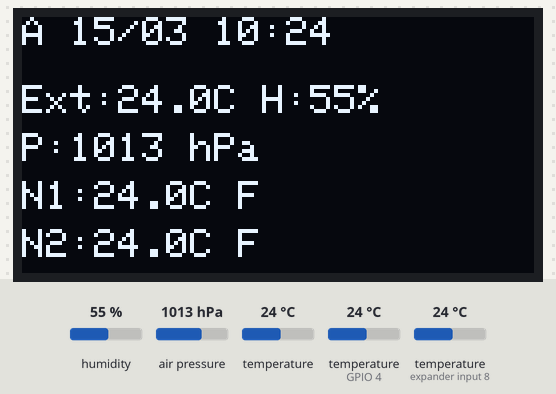
The sketch below on a simulated ESP32. Parts: 128×64 one-colour display. Inputs (shaded band) come from the test bench; at power-on: temperature (sensors on GPIO 4, expander input 8) 24 °C, humidity 55 %, air pressure 1013 hPa, temperature 24 °C. The local clock reads 2024-03-15 10:24:30 at power-on unless the sketch sets it; storage starts empty; what the sketch prints to the serial monitor is not drawn.

Above: at 6.6 s.
6.7 s: temperature (sensor on GPIO 4) set to 33 °C
At 9.0 s:
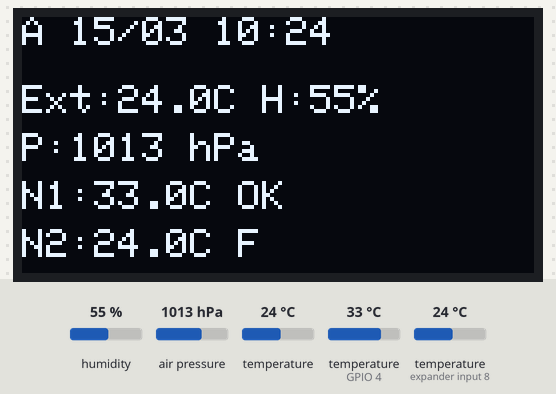
9.7 s: temperature (sensor on expander input 8) set to 31.1 °C
At 11.7 s:
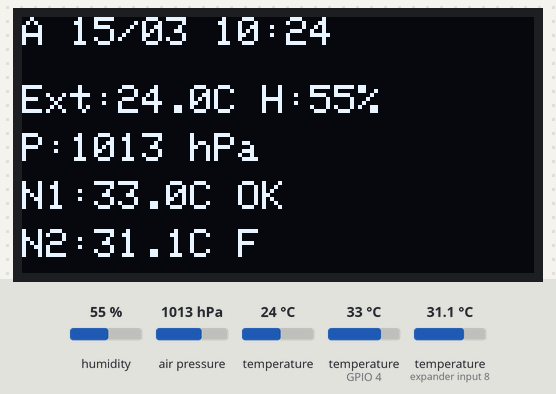
12.1 s: temperature (sensor on expander input 8) set to 32.3 °C
At 13.1 s:
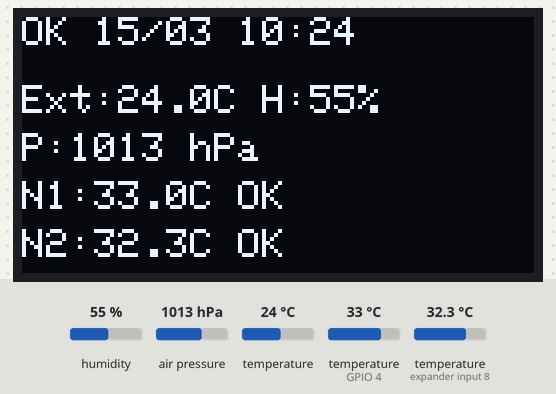
14.5 s: humidity set to 22 %
At 17.3 s:
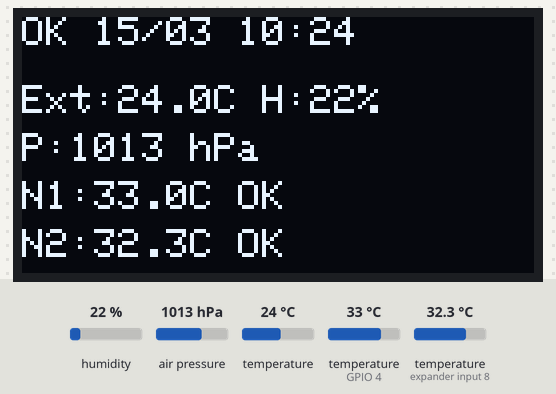
17.7 s: temperature (sensor on GPIO 4) set to 35.9 °C
At 18.8 s:
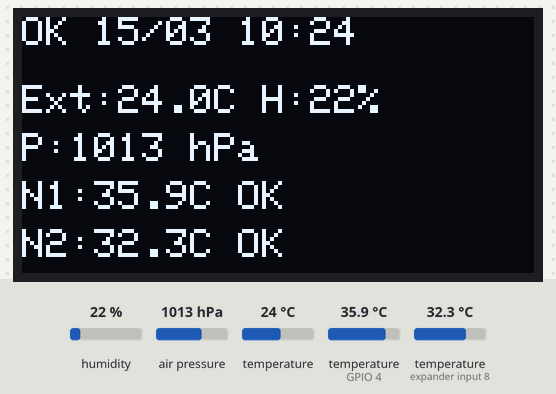
20.1 s: temperature (sensor on GPIO 4) set to 37 °C
At 21.7 s:
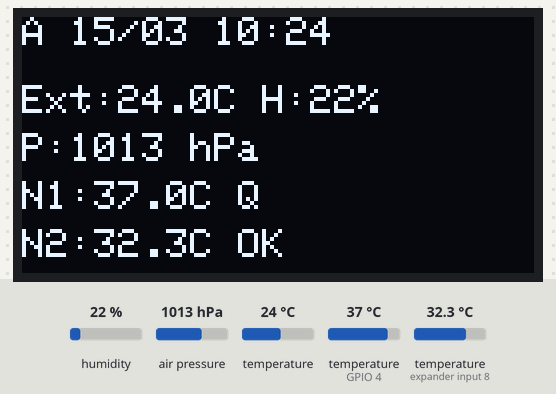
Timing chart, 0 to 23.2 s (numbered marks = the images above; inputs shaded):
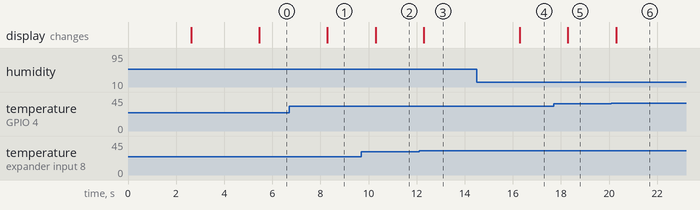

Measured:
- the behaviour switches between 31.9 and 32 °C on temperature (sensor on expander input 8) (found by bisection; images 2 and 3)
- the behaviour switches between 36.5 and 36.6 °C on temperature (sensor on GPIO 4) (found by bisection; images 5 and 6)
- after the input at 6.7 s, the display: changes after 1.6 s (image 1)
- after the input at 9.7 s, the display: changes after 0.59 s (image 2)
- after the input at 12.1 s, the display: changes after 0.19 s (image 3)
- after the input at 14.5 s, the display: changes after 1.8 s (image 4)
- after the input at 17.7 s, the display: changes after 0.59 s (image 5)
- after the input at 20.1 s, the display: changes after 0.19 s (image 6)

The sketch:

colemias_cartaosd.ino
```cpp
#include <Wire.h>
#include <SPI.h>
#include <SD.h>

#include <Adafruit_Sensor.h>
#include <Adafruit_BME280.h>
#include <Adafruit_GFX.h>
#include <Adafruit_SSD1306.h>

#include <OneWire.h>
#include <DallasTemperature.h>

#include "RTClib.h"

// =====================================================
// PINOS
// =====================================================

// I2C: OLED + BME280 + RTC DS3231
#define SDA_PIN 21
#define SCL_PIN 22

// Barramento OneWire para as duas sondas DS18B20
#define ONE_WIRE_BUS 4

// Leitor microSD por SPI
#define SD_CS   27
#define SD_SCK  18
#define SD_MISO 19
#define SD_MOSI 23

// =====================================================
// OLED
// =====================================================

#define SCREEN_WIDTH 128
#define SCREEN_HEIGHT 64
#define OLED_RESET -1

Adafruit_SSD1306 display(
  SCREEN_WIDTH,
  SCREEN_HEIGHT,
  &Wire,
  OLED_RESET
);

// =====================================================
// MÓDULOS
// =====================================================

Adafruit_BME280 bme;
RTC_DS3231 rtc;

OneWire oneWire(ONE_WIRE_BUS);
DallasTemperature sondasNinho(&oneWire);

// =====================================================
// ESTADO DOS MÓDULOS
// =====================================================

bool oledOK = false;
bool bmeOK = false;
bool rtcOK = false;
bool sdOK = false;

// =====================================================
// VARIÁVEIS
// =====================================================

DateTime agora(2000, 1, 1, 0, 0, 0);

float tempExterior = 0.0;
float humidade = 0.0;
float pressao = 0.0;

float tempNinho1 = DEVICE_DISCONNECTED_C;
float tempNinho2 = DEVICE_DISCONNECTED_C;

int totalSondas = 0;

// Limites provisórios para alertas no ninho
const float TEMP_NINHO_MIN = 32.0;
const float TEMP_NINHO_MAX = 36.5;

unsigned long ultimaLeitura = 0;
unsigned long ultimaGravacaoSD = 0;

// OLED e Serial: atualização de 2 em 2 segundos
const unsigned long intervaloLeitura = 2000UL;

// Para teste: gravação de 10 em 10 segundos
// Depois muda para 300000UL para gravar de 5 em 5 minutos
const unsigned long intervaloGravacaoSD = 10000UL;

// =====================================================
// SETUP
// =====================================================

void setup() {
  Serial.begin(115200);
  delay(2000);

  Serial.println();
  Serial.println("================================");
  Serial.println("A iniciar Apiario Tech...");
  Serial.println("================================");

  Wire.begin(SDA_PIN, SCL_PIN);
  delay(500);

  scannerI2C();

  iniciarOLED();
  iniciarBME280();
  iniciarRTC();
  iniciarSondas();
  iniciarSD();

  mostrarResumoInicial();

  lerSensores();
  mostrarSerial();
  mostrarOLED();

  if (sdOK) {
    gravarDadosSD();
    ultimaGravacaoSD = millis();
  }
}

// =====================================================
// LOOP
// =====================================================

void loop() {
  unsigned long tempoAtual = millis();

  if (tempoAtual - ultimaLeitura >= intervaloLeitura) {
    ultimaLeitura = tempoAtual;

    lerSensores();
    mostrarSerial();
    mostrarOLED();
  }

  if (tempoAtual - ultimaGravacaoSD >= intervaloGravacaoSD) {
    ultimaGravacaoSD = tempoAtual;

    gravarDadosSD();
  }
}

// =====================================================
// SCANNER I2C
// =====================================================

void scannerI2C() {
  Serial.println();
  Serial.println("A procurar dispositivos I2C...");

  int encontrados = 0;

  for (byte endereco = 1; endereco < 127; endereco++) {
    Wire.beginTransmission(endereco);
    byte erro = Wire.endTransmission();

    if (erro == 0) {
      Serial.print("Dispositivo encontrado em 0x");

      if (endereco < 16) {
        Serial.print("0");
      }

      Serial.println(endereco, HEX);
      encontrados++;
    }
  }

  if (encontrados == 0) {
    Serial.println("Nenhum dispositivo I2C encontrado.");
  }

  Serial.println("-----------------------------");
}

// =====================================================
// INICIALIZAÇÃO
// =====================================================

void iniciarOLED() {
  Serial.println("A iniciar OLED...");

  oledOK = display.begin(SSD1306_SWITCHCAPVCC, 0x3C);

  if (oledOK) {
    Serial.println("OLED OK.");
  } else {
    Serial.println("ERRO: OLED nao encontrado.");
  }
}

void iniciarBME280() {
  Serial.println("A iniciar BME280...");

  bmeOK = false;

  for (int tentativa = 1; tentativa <= 5; tentativa++) {
    Serial.print("Tentativa BME280 ");
    Serial.print(tentativa);
    Serial.println(" de 5...");

    if (bme.begin(0x76)) {
      Serial.println("BME280 encontrado em 0x76.");
      bmeOK = true;
      break;
    }

    if (bme.begin(0x77)) {
      Serial.println("BME280 encontrado em 0x77.");
      bmeOK = true;
      break;
    }

    delay(500);
  }

  if (!bmeOK) {
    Serial.println("ERRO: BME280 nao encontrado.");
    return;
  }

  bme.setSampling(
    Adafruit_BME280::MODE_FORCED,
    Adafruit_BME280::SAMPLING_X1,
    Adafruit_BME280::SAMPLING_X1,
    Adafruit_BME280::SAMPLING_X1,
    Adafruit_BME280::FILTER_OFF
  );
}

void iniciarRTC() {
  Serial.println("A iniciar RTC DS3231...");

  rtcOK = false;

  for (int tentativa = 1; tentativa <= 5; tentativa++) {
    Serial.print("Tentativa RTC ");
    Serial.print(tentativa);
    Serial.println(" de 5...");

    if (rtc.begin()) {
      rtcOK = true;
      break;
    }

    delay(500);
  }

  if (!rtcOK) {
    Serial.println("ERRO: RTC DS3231 nao encontrado.");
    return;
  }

  Serial.println("RTC DS3231 encontrado.");

  if (rtc.lostPower()) {
    Serial.println("RTC perdeu energia. A acertar data/hora...");
    rtc.adjust(DateTime(F(__DATE__), F(__TIME__)));
  }

  agora = rtc.now();

  Serial.print("Hora atual do RTC: ");
  imprimirDataHoraSerial();
  Serial.println();
}

void iniciarSondas() {
  Serial.println("A iniciar sondas DS18B20...");

  sondasNinho.begin();
  totalSondas = sondasNinho.getDeviceCount();

  Serial.print("Sondas DS18B20 encontradas: ");
  Serial.println(totalSondas);

  if (totalSondas < 2) {
    Serial.println("AVISO: foram encontradas menos de 2 sondas.");
  }
}

void iniciarSD() {
  Serial.println("A iniciar cartao microSD...");

  pinMode(SD_CS, OUTPUT);
  digitalWrite(SD_CS, HIGH);

  SPI.begin(SD_SCK, SD_MISO, SD_MOSI, SD_CS);

  // Frequência reduzida para melhorar estabilidade
  sdOK = SD.begin(SD_CS, SPI, 1000000);

  if (!sdOK) {
    Serial.println("ERRO: cartao microSD nao iniciou.");
    return;
  }

  Serial.println("Cartao microSD iniciado.");

  Serial.print("Tamanho aproximado: ");
  Serial.print(SD.cardSize() / (1024 * 1024));
  Serial.println(" MB");

  if (!SD.exists("/apiario.csv")) {
    File ficheiro = SD.open("/apiario.csv", FILE_WRITE);

    if (!ficheiro) {
      Serial.println("ERRO: nao consegui criar apiario.csv.");
      sdOK = false;
      return;
    }

    ficheiro.println(
      "data,hora,temp_ext_c,humidade_pct,pressao_hpa,"
      "temp_ninho1_c,temp_ninho2_c,estado_ninho1,estado_ninho2"
    );

    ficheiro.close();

    Serial.println("Ficheiro apiario.csv criado.");
  } else {
    Serial.println("Ficheiro apiario.csv ja existente.");
  }
}

// =====================================================
// LEITURA DOS SENSORES
// =====================================================

void lerSensores() {
  if (rtcOK) {
    agora = rtc.now();
  }

  if (bmeOK) {
    bme.takeForcedMeasurement();

    tempExterior = bme.readTemperature();
    humidade = bme.readHumidity();
    pressao = bme.readPressure() / 100.0F;
  }

  totalSondas = sondasNinho.getDeviceCount();

  sondasNinho.requestTemperatures();

  if (totalSondas >= 1) {
    tempNinho1 = sondasNinho.getTempCByIndex(0);
  } else {
    tempNinho1 = DEVICE_DISCONNECTED_C;
  }

  if (totalSondas >= 2) {
    tempNinho2 = sondasNinho.getTempCByIndex(1);
  } else {
    tempNinho2 = DEVICE_DISCONNECTED_C;
  }
}

// =====================================================
// ESTADOS E ALERTAS
// =====================================================

bool leituraNinhoInvalida(float temperatura) {
  return temperatura == DEVICE_DISCONNECTED_C
      || temperatura == -127.0
      || temperatura == 85.0;
}

String estadoTemperatura(float temperatura) {
  if (leituraNinhoInvalida(temperatura)) {
    return "ERRO";
  }

  if (temperatura < TEMP_NINHO_MIN) {
    return "FRIO";
  }

  if (temperatura > TEMP_NINHO_MAX) {
    return "CALOR";
  }

  return "OK";
}

String estadoCurto(float temperatura) {
  String estado = estadoTemperatura(temperatura);

  if (estado == "ERRO") return "ERR";
  if (estado == "FRIO") return "F";
  if (estado == "CALOR") return "Q";

  return "OK";
}

bool temAlertaGeral() {
  return estadoTemperatura(tempNinho1) != "OK"
      || estadoTemperatura(tempNinho2) != "OK";
}

// =====================================================
// SERIAL MONITOR
// =====================================================

void imprimirDoisDigitosSerial(int valor) {
  if (valor < 10) {
    Serial.print("0");
  }

  Serial.print(valor);
}

void imprimirDataHoraSerial() {
  imprimirDoisDigitosSerial(agora.day());
  Serial.print("/");

  imprimirDoisDigitosSerial(agora.month());
  Serial.print("/");

  Serial.print(agora.year());
  Serial.print(" ");

  imprimirDoisDigitosSerial(agora.hour());
  Serial.print(":");

  imprimirDoisDigitosSerial(agora.minute());
  Serial.print(":");

  imprimirDoisDigitosSerial(agora.second());
}

void mostrarSerial() {
  Serial.println();
  Serial.println("-----------------------------");

  Serial.print("Data/Hora: ");

  if (rtcOK) {
    imprimirDataHoraSerial();
  } else {
    Serial.print("RTC indisponivel");
  }

  Serial.println();

  Serial.print("Temperatura exterior: ");
  Serial.print(tempExterior, 2);
  Serial.println(" C");

  Serial.print("Humidade: ");
  Serial.print(humidade, 2);
  Serial.println(" %");

  Serial.print("Pressao: ");
  Serial.print(pressao, 2);
  Serial.println(" hPa");

  Serial.print("Ninho 1: ");
  Serial.print(tempNinho1, 2);
  Serial.print(" C - ");
  Serial.println(estadoTemperatura(tempNinho1));

  Serial.print("Ninho 2: ");
  Serial.print(tempNinho2, 2);
  Serial.print(" C - ");
  Serial.println(estadoTemperatura(tempNinho2));

  Serial.print("microSD: ");
  Serial.println(sdOK ? "OK" : "ERRO");

  if (temAlertaGeral()) {
    Serial.println("!!! ALERTA DE TEMPERATURA NO NINHO !!!");
  }
}

// =====================================================
// OLED
// =====================================================

void escreverDoisDigitosOLED(int valor) {
  if (valor < 10) {
    display.print("0");
  }

  display.print(valor);
}

void mostrarOLED() {
  if (!oledOK) {
    return;
  }

  display.clearDisplay();
  display.setTextSize(1);
  display.setTextColor(SSD1306_WHITE);

  // Linha superior amarela
  display.setCursor(0, 0);

  display.print(temAlertaGeral() ? "A " : "OK ");

  if (rtcOK) {
    escreverDoisDigitosOLED(agora.day());
    display.print("/");

    escreverDoisDigitosOLED(agora.month());
    display.print(" ");

    escreverDoisDigitosOLED(agora.hour());
    display.print(":");

    escreverDoisDigitosOLED(agora.minute());
  } else {
    display.print("RTC ERRO");
  }

  // Parte azul
  display.setCursor(0, 17);
  display.print("Ext:");
  display.print(tempExterior, 1);
  display.print("C H:");
  display.print(humidade, 0);
  display.print("%");

  display.setCursor(0, 29);
  display.print("P:");
  display.print(pressao, 0);
  display.print(" hPa");

  display.setCursor(0, 41);
  display.print("N1:");
  display.print(tempNinho1, 1);
  display.print("C ");
  display.print(estadoCurto(tempNinho1));

  display.setCursor(0, 53);
  display.print("N2:");
  display.print(tempNinho2, 1);
  display.print("C ");
  display.print(estadoCurto(tempNinho2));

  display.display();
}

// =====================================================
// CARTÃO SD
// =====================================================

void escreverDoisDigitosFicheiro(File &ficheiro, int valor) {
  if (valor < 10) {
    ficheiro.print("0");
  }

  ficheiro.print(valor);
}

void gravarDadosSD() {
  if (!sdOK) {
    return;
  }

  File ficheiro = SD.open("/apiario.csv", FILE_APPEND);

  if (!ficheiro) {
    Serial.println("ERRO: nao consegui abrir apiario.csv.");
    return;
  }

  if (rtcOK) {
    ficheiro.print(agora.year());
    ficheiro.print("-");

    escreverDoisDigitosFicheiro(ficheiro, agora.month());
    ficheiro.print("-");

    escreverDoisDigitosFicheiro(ficheiro, agora.day());
    ficheiro.print(",");

    escreverDoisDigitosFicheiro(ficheiro, agora.hour());
    ficheiro.print(":");

    escreverDoisDigitosFicheiro(ficheiro, agora.minute());
    ficheiro.print(":");

    escreverDoisDigitosFicheiro(ficheiro, agora.second());
    ficheiro.print(",");
  } else {
    ficheiro.print("RTC_ERRO,RTC_ERRO,");
  }

  ficheiro.print(tempExterior, 2);
  ficheiro.print(",");

  ficheiro.print(humidade, 2);
  ficheiro.print(",");

  ficheiro.print(pressao, 2);
  ficheiro.print(",");

  ficheiro.print(tempNinho1, 2);
  ficheiro.print(",");

  ficheiro.print(tempNinho2, 2);
  ficheiro.print(",");

  ficheiro.print(estadoTemperatura(tempNinho1));
  ficheiro.print(",");

  ficheiro.println(estadoTemperatura(tempNinho2));

  ficheiro.close();

  Serial.println("Dados gravados em apiario.csv.");
}

// =====================================================
// RESUMO INICIAL NO OLED
// =====================================================

void mostrarResumoInicial() {
  if (!oledOK) {
    return;
  }

  display.clearDisplay();
  display.setTextSize(1);
  display.setTextColor(SSD1306_WHITE);
  display.setCursor(0, 0);

  display.println("APIARIO TECH");
  display.println();
  display.print("BME: ");
  display.println(bmeOK ? "OK" : "ERRO");

  display.print("RTC: ");
  display.println(rtcOK ? "OK" : "ERRO");

  display.print("SD: ");
  display.println(sdOK ? "OK" : "ERRO");

  display.print("DS18B20: ");
  display.println(totalSondas);

  display.display();

  delay(2000);
}
```
